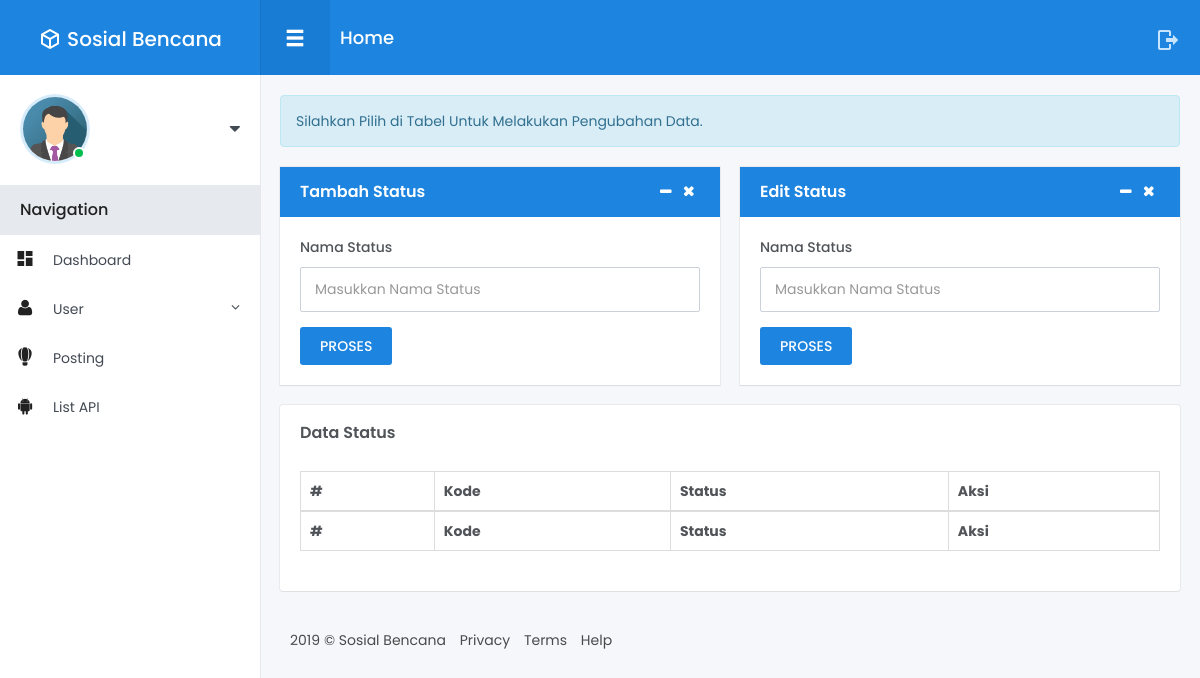
/index.php/status, run on an earlier commit of the app's database.
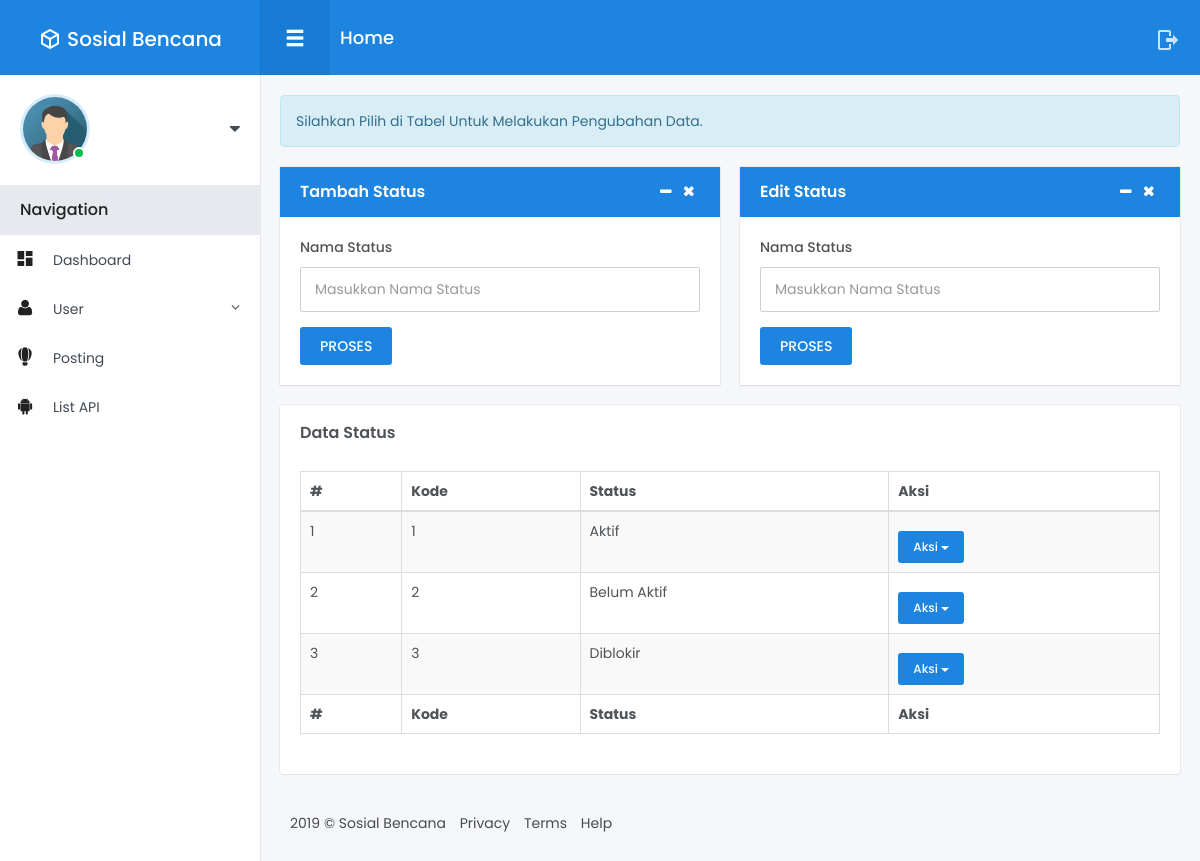
And on a later commit of the database.
### tables this page shows
CREATE TABLE `status` (
  `id_status` int(11) NOT NULL,
  `kode_status` int(11) NOT NULL,
  `nama_status` varchar(50) NOT NULL,
  `tanggal` timestamp NOT NULL DEFAULT CURRENT_TIMESTAMP ON UPDATE CURRENT_TIMESTAMP
);

### application/controllers/Status.php (called while the page is built, shortened)
<?php
class Status extends CI_Controller {
    public function __construct()
    {
        $this->load->model('Status_model');
    }
    public function index()
    {
        $status          = $this->Status_model->getStatus()->result_array();
        $data = array(
            'status'         => $status,
        );
        $this->load->view('Admin/Status/index', $data);
    }
}

### index.php (called while the page is built, shortened)
<?php
require_once BASEPATH.'core/CodeIgniter.php';

### application/models/Status_model.php (called while the page is built, shortened)
<?php
class Status_model extends CI_Model {
    public function getStatus()
    {
        return $this->db->get('status');
    }
}

### application/views/Admin/Status/index.php (the view, shortened to what this page needs)
<!DOCTYPE html>
<html lang="en">
<head>
</head>
<body>
<div class="main-menu">
	<header class="header">
	</header>
	<div class="content">
	</div>
</div>
<div class="fixed-navbar">
</div>
<div id="wrapper">
	<div class="main-content">
		<div class="row small-spacing">
			<div class="col-lg-12">
				<div class="alert alert-info" role="alert"> Silahkan Pilih di Tabel Untuk Melakukan Pengubahan Data.</div>
			</div>
            <div class="col-lg-6">
				<div class="box-content card danger js__card">
					<h4 class="box-title bg-primary with-control">
						Tambah Status
						<span class="controls">
							<button type="button" class="control fa fa-minus js__card_minus"></button>
							<button type="button" class="control fa fa-times js__card_remove"></button>
						</span>
					</h4>
					<div class="card-content js__card_content">
						<?php echo form_open('status/p_tambah', array('autocomplete' => 'off')); ?>
							<div class="form-group">
								<label>Nama Status</label>
								<input type="text" class="form-control" name="nama_status" placeholder="Masukkan Nama Status" value="<?php echo set_value('nama_status'); ?>">
							</div>
							<button type="submit" class="btn btn-primary btn-sm waves-effect waves-light">PROSES</button>
						<?php echo form_close(); ?>
					</div>
				</div>
			</div>
            <div class="col-lg-6">
				<div class="box-content card danger js__card">
					<h4 class="box-title bg-primary with-control">
						Edit Status
						<span class="controls">
							<button type="button" class="control fa fa-minus js__card_minus"></button>
							<button type="button" class="control fa fa-times js__card_remove"></button>
						</span>
					</h4>
					<div class="card-content js__card_content">
						<?php echo form_open('status/p_edit', array('autocomplete' => 'off')); ?>
							<div class="form-group">
								<label>Nama Status</label>
								<input type="text" class="form-control" name="nama_status" id="nama_status" placeholder="Masukkan Nama Status" value="<?php echo set_value('nama_status'); ?>">
							</div>
							<button type="submit" class="btn btn-primary btn-sm waves-effect waves-light">PROSES</button>
						<?php echo form_close(); ?>
					</div>
				</div>
			</div>
            <div class="col-lg-12">
				<div class="box-content">
					<h4 class="box-title">Data Status</h4>
					<table id="example" class="table table-striped table-bordered table-hover display" style="width:100%">
						<thead>
							<tr>
								<th>#</th>
								<th>Kode</th>
								<th>Status</th>
								<th>Aksi</th>
							</tr>
						</thead>
						<tfoot>
							<tr>
								<th>#</th>
								<th>Kode</th>
								<th>Status</th>
								<th>Aksi</th>
							</tr>
						</tfoot>
						<tbody>
                            <?php
                            $no=1;
                            foreach($status as $status):
                            ?>
                            <tr>
                                <td><?php echo $no++; ?></td>
                                <td><?php echo $status['kode_status']; ?></td>
                                <td><?php echo $status['nama_status']; ?></td>
                                <td>
									<div class="btn-group margin-top-10">
										<button type="button" class="btn btn-xs btn-block btn-primary dropdown-toggle" data-toggle="dropdown" aria-haspopup="true" aria-expanded="false">Aksi <span class="caret"></span></button>
									</div>
                                </td>
                            </tr>
                            <?php endforeach; ?>
                        </tbody>
					</table>
				</div>
			</div>
		</div>
		<footer class="footer">
		</footer>
	</div>
</div>
</body>
</html>

What changed in the data, as far as the page shows it:
added status: kode_status "1", nama_status "Aktif"
added status: kode_status "2", nama_status "Belum Aktif"
added status: kode_status "3", nama_status "Diblokir"
